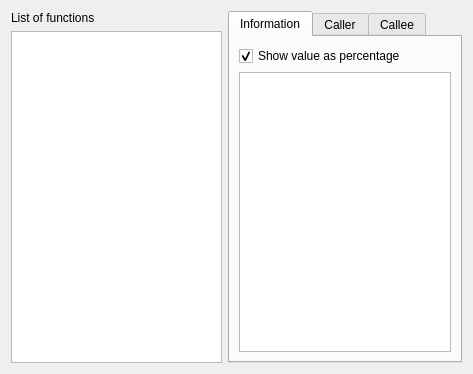
<?xml version="1.0" encoding="UTF-8"?>
<ui version="4.0">
 <class>valgrind::CallgrindView</class>
 <widget class="QWidget" name="valgrind::CallgrindView">
  <property name="geometry">
   <rect>
    <x>0</x>
    <y>0</y>
    <width>473</width>
    <height>374</height>
   </rect>
  </property>
  <property name="sizePolicy">
   <sizepolicy hsizetype="Maximum" vsizetype="Maximum">
    <horstretch>0</horstretch>
    <verstretch>0</verstretch>
   </sizepolicy>
  </property>
  <property name="windowTitle">
   <string>Callgrind view</string>
  </property>
  <property name="layoutDirection">
   <enum>Qt::LeftToRight</enum>
  </property>
  <layout class="QHBoxLayout" name="horizontalLayout_2">
   <item>
    <layout class="QVBoxLayout" name="FunctionListVLayout">
     <item>
      <widget class="QLabel" name="label">
       <property name="text">
        <string>List of functions</string>
       </property>
      </widget>
     </item>
     <item>
      <widget class="QTreeView" name="FunctionsTreeView"/>
     </item>
    </layout>
   </item>
   <item>
    <layout class="QVBoxLayout" name="QTabVLayout">
     <item>
      <widget class="QTabWidget" name="tabWidget">
       <property name="currentIndex">
        <number>0</number>
       </property>
       <widget class="QWidget" name="Informations">
        <property name="sizePolicy">
         <sizepolicy hsizetype="Expanding" vsizetype="Expanding">
          <horstretch>0</horstretch>
          <verstretch>0</verstretch>
         </sizepolicy>
        </property>
        <attribute name="title">
         <string>Information</string>
        </attribute>
        <layout class="QHBoxLayout" name="horizontalLayout">
         <item>
          <layout class="QVBoxLayout" name="verticalLayout">
           <item>
            <widget class="QCheckBox" name="percentInformationEnabled">
             <property name="text">
              <string>Show value as percentage</string>
             </property>
             <property name="checked">
              <bool>true</bool>
             </property>
            </widget>
           </item>
           <item>
            <widget class="QTreeView" name="InformationsListView">
             <property name="editTriggers">
              <set>QAbstractItemView::NoEditTriggers</set>
             </property>
             <property name="headerHidden">
              <bool>true</bool>
             </property>
            </widget>
           </item>
          </layout>
         </item>
        </layout>
       </widget>
       <widget class="QWidget" name="Caller">
        <attribute name="title">
         <string>Caller</string>
        </attribute>
        <layout class="QHBoxLayout" name="horizontalLayout_3">
         <item>
          <widget class="QTreeView" name="CallerListView">
           <property name="editTriggers">
            <set>QAbstractItemView::NoEditTriggers</set>
           </property>
           <property name="sortingEnabled">
            <bool>true</bool>
           </property>
          </widget>
         </item>
        </layout>
       </widget>
       <widget class="QWidget" name="Callee">
        <attribute name="title">
         <string>Callee</string>
        </attribute>
        <layout class="QHBoxLayout" name="horizontalLayout_4">
         <item>
          <widget class="QTreeView" name="CalleeListView">
           <property name="editTriggers">
            <set>QAbstractItemView::NoEditTriggers</set>
           </property>
           <property name="sortingEnabled">
            <bool>true</bool>
           </property>
          </widget>
         </item>
        </layout>
       </widget>
      </widget>
     </item>
    </layout>
   </item>
  </layout>
 </widget>
 <resources/>
 <connections/>
</ui>
